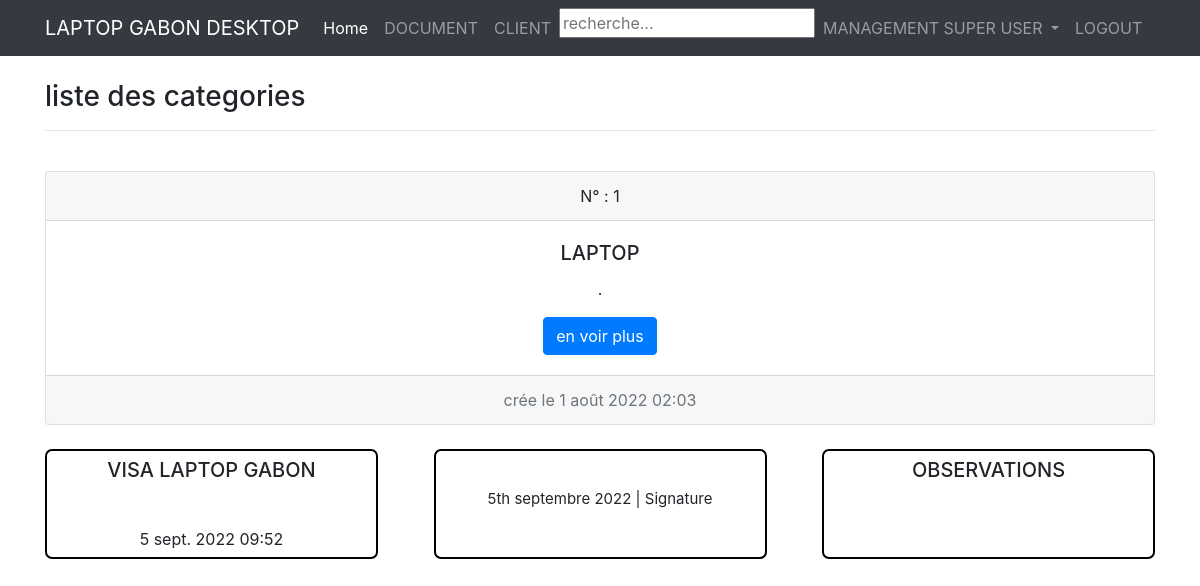
The app's page /alldetail/category (signed in) with its own data.
### alldetail/models.py (models this page shows, shortened)
class Category(models.Model):
    date_created = models.DateTimeField(auto_now_add=True)
    date_updated = models.DateTimeField(auto_now=True)
    name = models.CharField(max_length=255)
    description = models.TextField(blank=True)
    author = models.ForeignKey(User, on_delete=models.CASCADE,null=True, blank=True)
    active = models.BooleanField(default=False)
    shop = models.ForeignKey('alldetail.Shop', on_delete=models.CASCADE, related_name='categorys')

### alldetail/views.py (the view)
# urls.py: path('category', CategoryList, name="category"),
@login_required()
def CategoryList(request):
    categorys = Category.objects.all().order_by('-date_created')
    categorys = list(categorys)
    total_number = Category.objects.all().count()
    context = {"categorys": categorys}
    return render(request, "alldetail/categorys_list.html", context)

### templates/alldetail/categorys_list.html
{% extends 'base.html' %}
{% block content %}
<br>
<h3>liste des categories</h3><hr>
<br>
    {% for i in categorys %}
        <div class="card text-center">
            <div class="card-header">
                N° : {{ i.id }}
            </div>
            <div class="card-body">
                <h5 class="card-title">{{ i.name }}</h5>
                <p class="card-text">{{ i.descripstion }}.</p>
                <a href="{% url 'category-detail' i.id%}" class="btn btn-primary">en voir plus</a>
            </div>
            <div class="card-footer text-muted">
                crée le {{i.date_created}}
            </div>
        </div>
        <br>
        {% empty %}
        <p> ouh la la vous n'avez pas encore de magazin enregistré</p>
    {% endfor %}
{% endblock content %}

### records on screen
Category: id "1", name "LAPTOP", date_created "1 août 2022 02:03"
